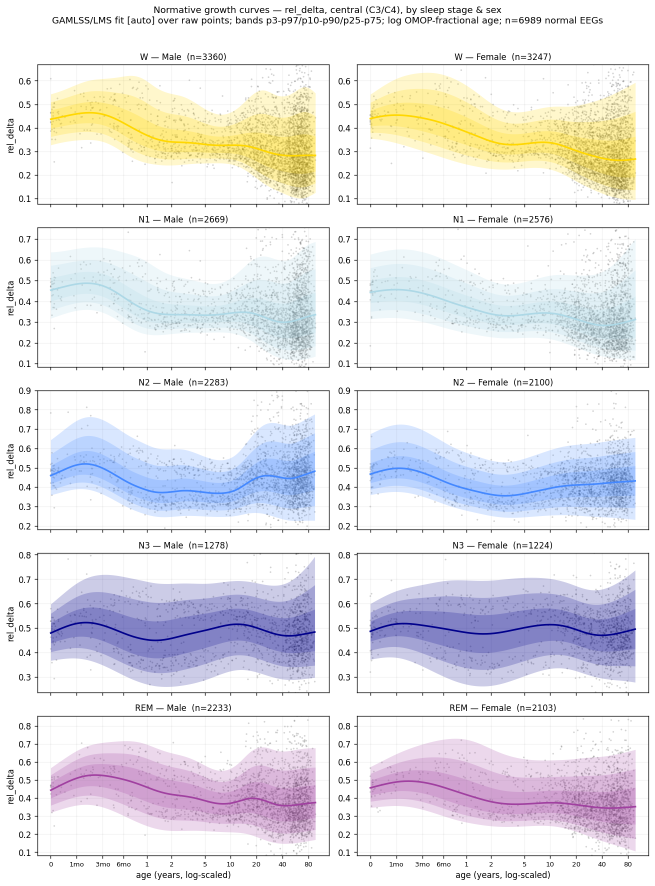
#> input picture figures/growth_v2/central_rel_delta_auto.png, 1309 x 1772 px, given in place of keystone_growth_grid.png, which was not available (shown at 1/2 size)
$ python assemble_manuscript_figures.py
#> lines starting #> are read from the running program, lines starting #| are printed output that depends on the picture; pictures that were not available may be replaced by others from this repository, and a replacement may not be noted
"""Assemble the SUBMISSION figure set into figures/manuscript/: multi-panel figures are composited into a
single file with (A)/(B)/... panel labels — the way the journal receives them — not left as separate panel
files. Single-panel figures are copied through. Names track docs/manuscript_draft.md §Figures exactly.

The output folder is WIPED and rebuilt each run, so a rename never leaves an orphan. Missing sources are
reported, not fatal. Part of the `results` reproduce tier (regenerate the panel sources first).

Run: MPLBACKEND=Agg python3 scripts/assemble_manuscript_figures.py
"""
from __future__ import annotations
import math
import re
from pathlib import Path
import matplotlib; matplotlib.use("Agg")
import matplotlib.pyplot as plt

OUT = Path("figures/manuscript")
STY = "figures/story"; G = "figures/growth_v2"; SC = "figures/stage_curves"; RF = "results/figs"

# submission figure -> (list of panel source paths, ncols, producing scripts). >1 panel => composited with letters.
FIGS = {
    # ---- MAIN (1 table + 6 figures) ----
    "Figure1_normative_model.png":   ([f"{G}/keystone_growth_grid.png", f"{G}/topo_rel_delta_by_age_stage.png"], 1, "76, 77"),
    "Figure2_detection.png":         ([f"{STY}/s0d_single_occasion_generalized.png", f"{STY}/s0e_occasion_focal.png"], 1, "54, 55, 66"),
    "Figure3_sandor_external.png":   ([f"{STY}/sandor100_slowing.png"], 1, "sandor100_external_validation"),
    "Figure4_example_focal.png":      ([f"{STY}/s4_examples_eeg_focal.png"], 1, "62, 63"),
    "Figure5_example_generalized.png": ([f"{STY}/s4_examples_eeg_generalized.png"], 1, "62, 63"),
    # Figures 4 and 5 carry two panels each so they print at full size; the mildest focal and
    # generalized examples move here rather than being dropped.
    "FigureS10_example_mild.png":     ([f"{STY}/s4_examples_eeg_mild.png"], 1, "62, 63"),
    "Figure6_description_contrast.png": ([f"{STY}/s4_d2.png", f"{STY}/s4_d5.png"], 1, "57"),
    "Figure7_sleep_underreporting.png": ([f"{G}/v4a_wake_sleep.png"], 1, "fig6_sleep_naming (95b stat)"),
    # ---- SUPPLEMENTARY ----
    "FigureS1_architecture.png":     ([f"{STY}/architecture.png"], 1, "architecture_diagram"),
    "FigureS5_deviation_field.png":  ([f"{STY}/s2_segment_deviation.png"], 1, "44"),
    "FigureS4_curvebank.png":        ([f"{SC}/rel_delta__whole_head.png", f"{SC}/TAR__whole_head.png", f"{SC}/DAR__whole_head.png"], 1, "111"),
    "FigureS8_description_panels.png": ([f"{STY}/s4_d1.png", f"{STY}/s4_d3.png", f"{STY}/s4_d4.png", f"{STY}/s4_d6.png"], 1, "57, 58"),
    "FigureS6_localized_focal.png":  ([f"{STY}/s0_occasion_ours_v4_focal.png"], 1, "49"),
    "FigureS9_severity_null.png":    ([f"{G}/severity_recalibrated.png"], 1, "109"),
    "FigureS7_vanputten.png":        (["figures/figs/vanputten_panel_s7.png"], 1, "vanputten_panel_s7"),
    "FigureS3_topoplot_TAR.png":     ([f"{G}/topo_TAR_by_age_stage.png"], 1, "77"),
    "FigureS2_centile_calibration.png": ([f"{STY}/s9_centile_calibration.png"], 1, "78"),
}
COLW = 7.0                                                       # inches per panel column
PAGE_W = 7.0         # the journal prints a figure at this width whatever the composite measures
SHRINK_WARN = 0.70   # a source authored wider than page-width/SHRINK_WARN has its text shrunk below legibility

# Clinical Neurophysiology print box. A figure is scaled to fit BOTH limits, so a figure that is too TALL
# gets printed narrower than the column -- and its type shrinks with it. That is the failure the width-only
# guard below could not see: Figure 1 passed it while its 5.6 pt tick labels printed at ~4 pt, which is what
# review comment C103 ("Figure 1 illegible") was actually about. page_fit() checks the height limit too.
PAGE_MM = (190.0, 240.0)
MIN_PT = 7.0         # nothing may print smaller than this: Elsevier's minimum for normal lettering at printed
                     # size (6 pt is only for sub/superscripts). The exact check, from the vector PDFs, is
                     # scripts/export_journal_figures.py; this one only estimates from fontsize= arguments.
MIN_DPI = 300.0      # ...and nothing may print coarser than this, ON THE PAGE


def native_inches(path: str) -> float | None:
    """Width in inches the panel was authored at (px / its own stored dpi). None if undeterminable."""
    try:
        from PIL import Image
        with Image.open(path) as im:
#> im is the input picture: PIL image 1309x1772 RGBA; mean R, G, B, A 230.7, 230, 234.4, 255
            dpi = (im.info.get("dpi") or (None,))[0]
#> dpi = 120
            return im.size[0] / dpi if dpi else None
    except Exception:
        return None


def page_width_per_panel(ncols: int) -> float:
    """Inches of PAGE width each panel gets once the journal scales the composite to a 7in column.

    The composite is COLW*ncols inches wide, but it is printed at 7in regardless, so a two-up figure gives
    each panel 3.5in of page -- not 7. Comparing against COLW alone under-reports exactly the multi-panel
    figures (Figure 5, Figure S8) whose text is smallest on the page.
    """
    return PAGE_W / ncols


def legibility(panels: list[str], ncols: int) -> list[str]:
    """Warn when compositing shrinks a panel enough to make its axis text unreadable in print.

    The composite gives every panel COLW inches of width. A panel authored at W inches therefore has all of
    its text scaled by COLW/W; an 18-inch-wide panel with 6.5 pt ticks lands at ~2.5 pt on the page. This is
    the mechanism behind the round-1 review comment that axis labels were illegible even at high
    magnification, so it is checked rather than left to the eye.
    """
    out = []
    for p in panels:
        w = native_inches(p)
#> w = 10.91
        if w is None:
            continue
        target = page_width_per_panel(ncols)
        scale = target / w
#> scale = 0.642
        if scale < SHRINK_WARN:
            out.append(f"{Path(p).name}: authored {w:.1f}in wide -> {target:.1f}in of page "
                       f"({scale:.0%}; text renders at {scale:.0%} of its authored pt size)")
    return out


def page_fit(out_path: Path) -> tuple[float, float, float]:
    """(printed width mm, printed height mm, type scale) for a finished composite at the journal's box.

    Type scale is what every point size in the file is multiplied by on the printed page: 1.0 means the
    figure prints at the size it was authored, 0.7 means a 9 pt label lands at 6.3 pt."""
    from PIL import Image
    with Image.open(out_path) as im:
        dpi = (im.info.get("dpi") or (300,))[0] or 300
        w_mm, h_mm = im.size[0] / dpi * 25.4, im.size[1] / dpi * 25.4
    s = min(PAGE_MM[0] / w_mm, PAGE_MM[1] / h_mm)
    return w_mm * s, h_mm * s, s


def print_dpi(out_path: Path) -> float:
    """Pixels per inch the figure actually has once it is scaled onto the page."""
    from PIL import Image
    with Image.open(out_path) as im:
        dpi = (im.info.get("dpi") or (300,))[0] or 300
        w_in = im.size[0] / dpi
    return im.size[0] / (page_fit(out_path)[0] / 25.4) if w_in else float("nan")


def smallest_pt(panels: list[str]) -> float | None:
    """The smallest font size any producing script sets for these panels, read from the source.

    Crude on purpose -- a regex over `fontsize=`/`labelsize=` in the scripts that write these panels. It
    only has to be right about the SMALLEST value, which is the one that decides legibility."""
    pts = []
    for src in sorted(Path("scripts").glob("*.py")):
        text = src.read_text(errors="ignore")
        if not any(Path(p).name in text for p in panels):
            continue
        pts += [float(m) for m in re.findall(r"(?:fontsize|labelsize)\s*=\s*([0-9.]+)", text)]
    return min(pts) if pts else None


def compose(out_path: Path, panels: list[str], ncols: int) -> bool:
#> called with ncols = 1
    imgs = []
    for p in panels:
        if not Path(p).exists():
            return False
        imgs.append(plt.imread(p))
    n = len(imgs); nrows = (n + ncols - 1) // ncols
    cell_h = [COLW * im.shape[0] / im.shape[1] for im in imgs]   # height each panel needs at width COLW
    row_h = [max(cell_h[r * ncols:(r + 1) * ncols]) for r in range(nrows)]
    fig = plt.figure(figsize=(COLW * ncols, sum(row_h)))
    # hspace was 0.03, which put each panel letter on top of the previous panel's x-axis labels (the "B"
    # of Figure 2 and Figure 6 sat in among the tick labels of panel A). The letter needs a line of its own.
    gs = fig.add_gridspec(nrows, ncols, height_ratios=row_h, hspace=0.115, wspace=0.03)
    for i, im in enumerate(imgs):
        r, c = divmod(i, ncols)
        ax = fig.add_subplot(gs[r, c]); ax.imshow(im); ax.axis("off")
        if n > 1:
            # OUTSIDE the axes: at (0, 1) the letter sat on the panel image and covered the neighbouring
            # y-axis label ("signed asymmetry z" lost its first character in Figure 6).
            ax.text(-0.015, 1.015, chr(65 + i), transform=ax.transAxes, fontsize=17, fontweight="bold",
                    va="bottom", ha="right")
    # Save at whatever pixel density leaves the PRINTED figure at >= MIN_DPI.
    #
    # This is the DPI trap, and it is the exact twin of the type-size one. A figure saved at 300 dpi carries
    # "300 dpi" in its metadata and every checker reads it back and passes it -- but the journal scales the
    # figure to fill the column, and scaling UP spreads the same pixels over more paper. At the page scales
    # this set uses (1.13-1.44) every figure was landing between 209 and 266 dpi on the page while claiming
    # 300. Measured, not assumed: see the effective-DPI column in MANIFEST.md.
    #
    # So: render once to learn the natural size, compute the page scale, then re-render at 300 x that scale.
    fig.savefig(out_path, dpi=300, bbox_inches="tight", pad_inches=0.06, facecolor="white")
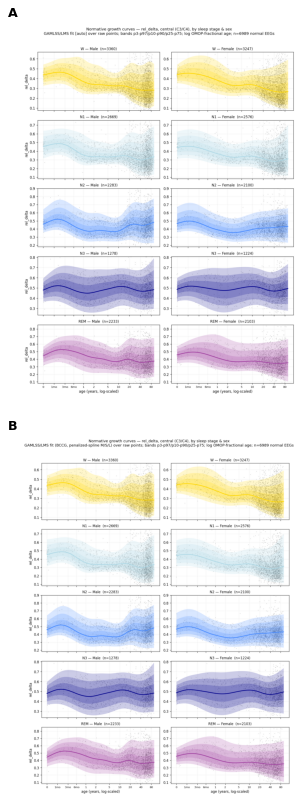
#> figure drawn by matplotlib, 2 panels
    scale = page_fit(out_path)[2]
    if scale > 1.0:
        fig.savefig(out_path, dpi=int(math.ceil(MIN_DPI * scale)), bbox_inches="tight", pad_inches=0.06, facecolor="white")
    fig.savefig(out_path.with_suffix(".pdf"), bbox_inches="tight", pad_inches=0.06, facecolor="white")   # vector; dpi n/a
    plt.close(fig)
    return True


def main():
    OUT.mkdir(parents=True, exist_ok=True)
    for old in [*OUT.glob("*.png"), *OUT.glob("*.pdf")]:
        old.unlink()
    lines = ["# Manuscript figures — composited submission set", "",
             "Built by `scripts/assemble_manuscript_figures.py`: multi-panel figures are composited into one "
             "file with (A)/(B) labels (as submitted); singles are passed through. Regenerate panel sources via "
             "the `results` reproduce tier, then re-run.", "",
             "Printed size is what the figure measures once it is scaled to fit Clinical Neurophysiology's "
             f"{PAGE_MM[0]:.0f} x {PAGE_MM[1]:.0f} mm box; type scale is what every point size in it is "
             "multiplied by on the page. A figure that is too tall prints narrower than the column and "
             "shrinks its own labels, so both are reported here.", "",
             "| submission figure | panels | producing script(s) | printed mm | type scale | printed DPI |",
             "|---|---|---|---|---|---|"]
    have = miss = 0
    warnings: dict[str, list[str]] = {}
    toosmall: dict[str, tuple] = {}
    lowdpi: dict[str, float] = {}
    fit: list[tuple] = []
    for name, (panels, ncols, scripts) in FIGS.items():
        w = legibility(panels, ncols)
        if w:
            warnings[name] = w
        if compose(OUT / name, panels, ncols):
            have += 1
            pw, ph, sc = page_fit(OUT / name)
            edpi = print_dpi(OUT / name)
            spt = smallest_pt(panels)
            fit.append((name, pw, ph, sc, spt, edpi))
            if spt is not None and spt * sc < MIN_PT:
                toosmall[name] = (spt, sc, spt * sc, pw, ph)
            if edpi < MIN_DPI - 1:
                lowdpi[name] = edpi
            lines.append(f"| `{name}` | {len(panels)} ({', '.join(Path(p).name for p in panels)}) | "
                         f"`scripts/{scripts}` | {pw:.0f} x {ph:.0f} | {sc:.2f} | {edpi:.0f} |")
        else:
            miss += 1
            missing = [p for p in panels if not Path(p).exists()]
            lines.append(f"| `{name}` | *(missing: {', '.join(missing)})* | `scripts/{scripts}` | — | — | — |")
    (OUT / "MANIFEST.md").write_text("\n".join(lines) + "\n")
    print(f"composited {have} submission figures into {OUT}/ ({miss} with a missing source) + MANIFEST.md")
    if miss:
        for name, (panels, _, _) in FIGS.items():
            missing = [p for p in panels if not Path(p).exists()]
            if missing:
                print(f"    {name} <- missing {missing}")
    worst = min((f[3] for f in fit), default=1.0)
    worst_dpi = min((f[5] for f in fit), default=300.0)
    print(f"    page fit: worst type scale {worst:.2f}; worst printed DPI {worst_dpi:.0f}"
          + (f"; {len(toosmall)} figure(s) print type below {MIN_PT:.0f} pt" if toosmall
             else f"; every figure prints its smallest type at >= {MIN_PT:.0f} pt"))
    if lowdpi:
        print(f"\n!! {len(lowdpi)} figure(s) print below {MIN_DPI:.0f} DPI ON THE PAGE. The dpi stamped in the\n"
              f"   file is not the dpi on paper: a figure scaled UP to fill the column spreads the same\n"
              f"   pixels over more paper. Raise the save dpi in compose():")
        for name, e in lowdpi.items():
            print(f"    {name} <- {e:.0f} DPI printed")
    if toosmall:
        print(f"\n!! {len(toosmall)} figure(s) would print text below the {MIN_PT:.0f} pt floor. A figure "
              f"taller than ~{PAGE_MM[0]/PAGE_MM[1]:.2f}x its width is scaled DOWN to fit the page height, "
              f"which shrinks its type:")
        for name, (spt, sc, eff, pw, ph) in toosmall.items():
            print(f"    {name} <- smallest authored type {spt:g} pt x page scale {sc:.2f} = {eff:.1f} pt "
                  f"(prints {pw:.0f} x {ph:.0f} mm)")
        print("   Fix in the PRODUCING script: shorter/wider panels, or larger fontsize — not here.")
    if warnings:
        print(f"\n!! {len(warnings)} figure(s) shrink below {SHRINK_WARN:.0%} of authored width — "
              f"axis text will be hard to read in print:")
        for name, ws in warnings.items():
            for w in ws:
                print(f"    {name} <- {w}")
        print("   Fix in the PRODUCING script (narrower figsize or larger fontsize), not here.")


if __name__ == "__main__":
#> (the run stopped early here; a loop or call above may not have finished)

$ run again, on figures/growth_v2/central_rel_delta_smooth_pooled.png
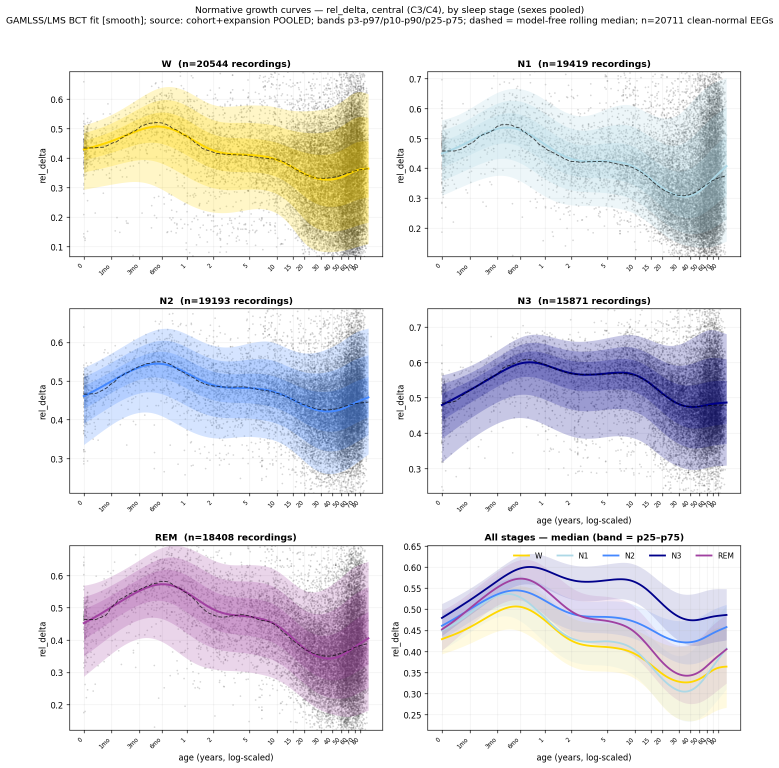
#> input picture figures/growth_v2/central_rel_delta_smooth_pooled.png, 1558 x 1536 px, given in place of keystone_growth_grid.png, which was not available (shown at 1/2 size)
#> in native_inches, im is the input picture: PIL image 1558x1536 RGBA; mean R, G, B, A 230.6, 229.7, 232.5, 255
#> dpi = 120
#> w = 12.98
#> scale = 0.539
#> in compose, `fig.savefig(out_path, dpi=300, bbox_inches="tight", pad_inches=0.06, f..`:
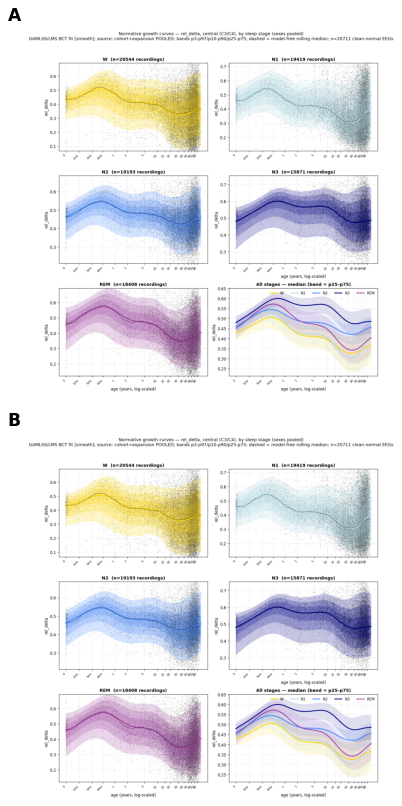
#> figure drawn by matplotlib, 2 panels

$ run again, on figures/growth_v2/harmonized_two_stage.png
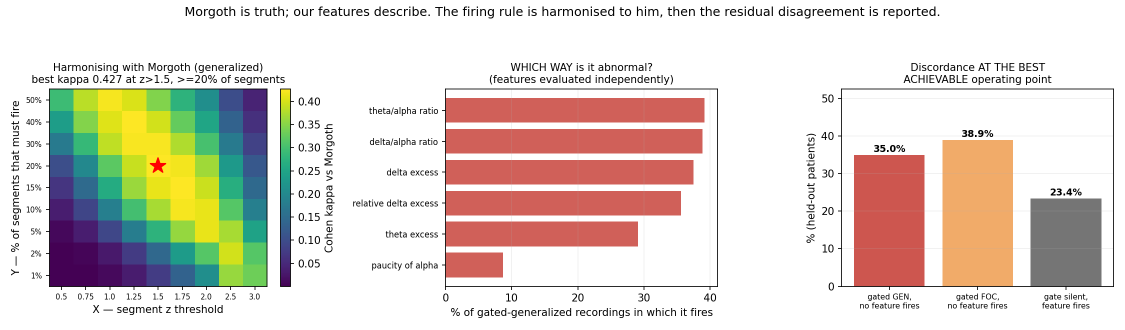
#> input picture figures/growth_v2/harmonized_two_stage.png, 2250 x 660 px, given in place of keystone_growth_grid.png, which was not available (shown at 1/2 size)
#> in native_inches, im is the input picture: PIL image 2250x660 RGBA; mean R, G, B, A 221.8, 212.6, 203.5, 255
#> dpi = 150
#> w = 15
#> scale = 0.467
#> in compose, `fig.savefig(out_path, dpi=300, bbox_inches="tight", pad_inches=0.06, f..`:
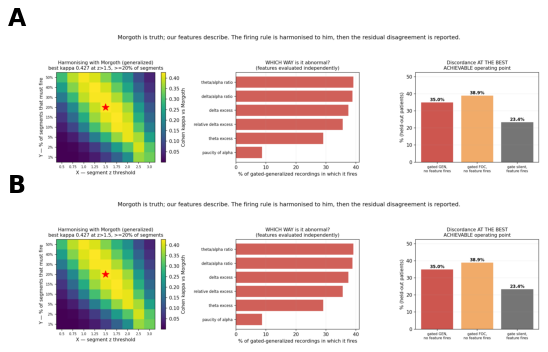
#> figure drawn by matplotlib, 2 panels
